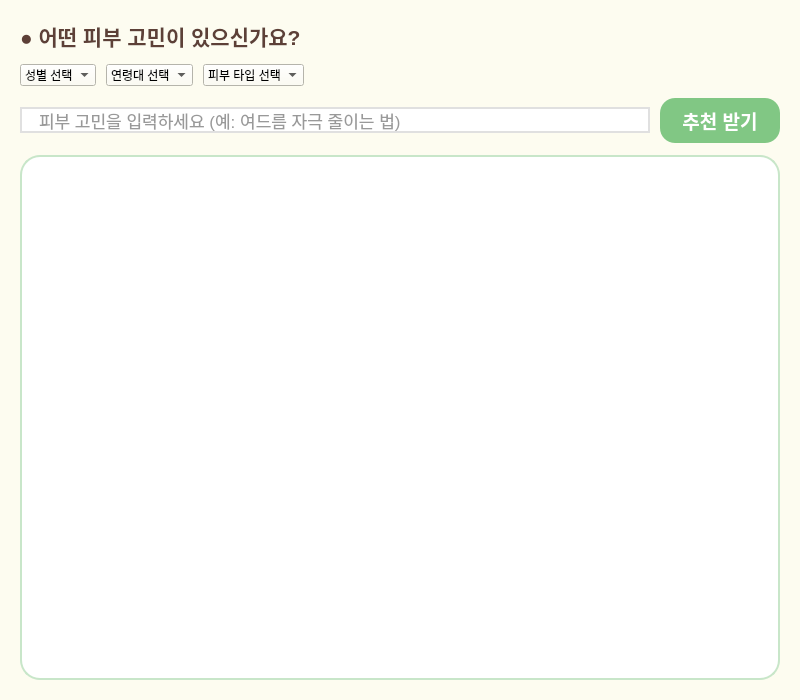
<?xml version="1.0" encoding="UTF-8"?>
<ui version="4.0">
 <class>Form</class>
 <widget class="QWidget" name="Form">
  <property name="geometry">
   <rect>
    <x>0</x>
    <y>0</y>
    <width>800</width>
    <height>700</height>
   </rect>
  </property>
  <property name="minimumSize">
   <size>
    <width>600</width>
    <height>500</height>
   </size>
  </property>
  <property name="windowTitle">
   <string>[AI 피부 메이크업 추천]</string>
  </property>
  <property name="styleSheet">
   <string notr="true">
    QWidget {
        background-color: #FDFCF0;
        font-family: 'DejaVu Sans', 'NanumBarunGothic', 'NanumGothic', 'Malgun Gothic', sans-serif;
    }
   </string>
  </property>
  <layout class="QVBoxLayout" name="verticalLayout">
   <property name="spacing">
    <number>12</number>
   </property>
   <property name="leftMargin">
    <number>20</number>
   </property>
   <property name="topMargin">
    <number>20</number>
   </property>
   <property name="rightMargin">
    <number>20</number>
   </property>
   <property name="bottomMargin">
    <number>20</number>
   </property>

   <item>
    <widget class="QLabel" name="label">
     <property name="font">
      <font>
       <pointsize>16</pointsize>
       <weight>75</weight>
       <bold>true</bold>
      </font>
     </property>
     <property name="styleSheet">
      <string notr="true">color: #5D4037;</string>
     </property>
     <property name="text">
      <string>● 어떤 피부 고민이 있으신가요?</string>
     </property>
    </widget>
   </item>

   <item>
    <layout class="QHBoxLayout" name="filterLayout">
     <property name="spacing">
      <number>10</number>
     </property>
     <item>
      <widget class="QComboBox" name="cb_gender">
       <property name="minimumHeight"><number>40</number></property>
       <item><property name="text"><string>성별 선택</string></property></item>
       <item><property name="text"><string>여성</string></property></item>
       <item><property name="text"><string>남성</string></property></item>
      </widget>
     </item>
     <item>
      <widget class="QComboBox" name="cb_age">
       <property name="minimumHeight"><number>40</number></property>
       <item><property name="text"><string>연령대 선택</string></property></item>
       <item><property name="text"><string>20대</string></property></item>
       <item><property name="text"><string>30대</string></property></item>
       <item><property name="text"><string>40대</string></property></item>
       <item><property name="text"><string>50대 이상</string></property></item>
      </widget>
     </item>
     <item>
      <widget class="QComboBox" name="cb_skin_type">
       <property name="minimumHeight"><number>40</number></property>
       <item><property name="text"><string>피부 타입 선택</string></property></item>
       <item><property name="text"><string>건성</string></property></item>
       <item><property name="text"><string>지성</string></property></item>
       <item><property name="text"><string>복합성</string></property></item>
       <item><property name="text"><string>정상</string></property></item>
      </widget>
     </item>
     <item>
      <spacer name="horizontalSpacer">
       <property name="orientation">
        <enum>Qt::Horizontal</enum>
       </property>
       <property name="sizeHint" stdset="0">
        <size>
         <width>40</width>
         <height>20</height>
        </size>
       </property>
      </spacer>
     </item>
    </layout>
   </item>

   <item>
    <layout class="QHBoxLayout" name="inputLayout">
     <property name="spacing">
      <number>10</number>
     </property>
     <item>
      <widget class="QLineEdit" name="le_keyword">
       <property name="minimumHeight"><number>45</number></property>
       <property name="font">
        <font>
         <pointsize>13</pointsize>
        </font>
       </property>
       <property name="styleSheet">
        <string notr="true">
         QLineEdit {
             background-color: #FFFFFF;
             border: 2px solid #E0E0E0;
             border-radius: 15px;
             padding-left: 15px;
             color: #333333;
         }
         QLineEdit:focus {
             border: 2px solid #81C784;
         }
        </string>
       </property>
       <property name="placeholderText">
        <string>피부 고민을 입력하세요 (예: 여드름 자극 줄이는 법)</string>
       </property>
      </widget>
     </item>
     <item>
      <widget class="QPushButton" name="btn_recommend">
       <property name="minimumSize">
        <size>
         <width>120</width>
         <height>45</height>
        </size>
       </property>
       <property name="font">
        <font>
         <pointsize>14</pointsize>
         <weight>75</weight>
         <bold>true</bold>
        </font>
       </property>
       <property name="styleSheet">
        <string notr="true">
         QPushButton {
             background-color: #81C784;
             color: white;
             border-radius: 15px;
             border: none;
         }
         QPushButton:hover {
             background-color: #66BB6A;
         }
         QPushButton:pressed {
             background-color: #4CAF50;
         }
        </string>
       </property>
       <property name="text">
        <string>추천 받기</string>
       </property>
      </widget>
     </item>
    </layout>
   </item>

   <item>
    <widget class="QTextBrowser" name="lb_recommendation">
     <property name="sizePolicy">
      <sizepolicy hsizetype="Expanding" vsizetype="Expanding">
       <horstretch>0</horstretch>
       <verstretch>1</verstretch>
      </sizepolicy>
     </property>
     <property name="font">
      <font>
       <pointsize>12</pointsize>
      </font>
     </property>
     <property name="styleSheet">
      <string notr="true">
       QTextBrowser {
           background-color: #FFFFFF;
           border: 2px solid #C8E6C9;
           border-radius: 20px;
           padding: 25px;
           color: #424242;
       }
      </string>
     </property>
    </widget>
   </item>

  </layout>
 </widget>
 <resources/>
 <connections/>
</ui>
